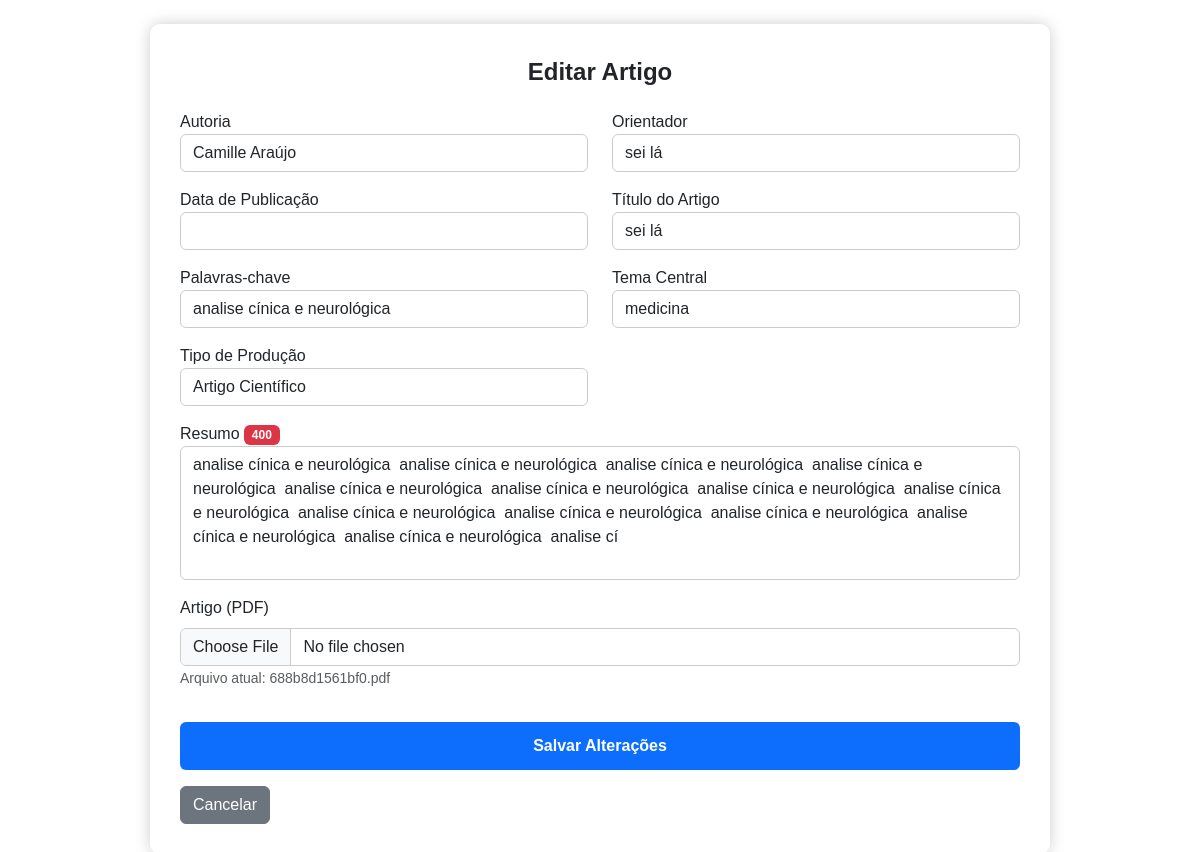
Screenshot of /editarArtigos.php?id=114 (signed in) with the database file from the repository.
### tables this page shows
CREATE TABLE `repositorio` (
  `Id_user` int NOT NULL,
  `Autoria` varchar(50) NOT NULL,
  `nomo_orientador` varchar(50) NOT NULL,
  `titulo_artigo` varchar(100) NOT NULL,
  `palavras_chaves` varchar(50) NOT NULL,
  `data_Publicação` date NOT NULL,
  `tema_central` varchar(50) NOT NULL,
  `tipoDeProdução` varchar(50) NOT NULL,
  `resumo` varchar(2000) NOT NULL,
  `path` varchar(100) NOT NULL,
  `data` timestamp NOT NULL DEFAULT CURRENT_TIMESTAMP
);

### editarArtigos.php (the view, shortened to what this page needs)
<?php
include 'novoconexao.php';
$id = intval($_GET['id']);
$sql = "SELECT * FROM repositorio WHERE id_user = $id";
$result = $conn->query($sql);
$artigo = $result->fetch_assoc();
?>
<!DOCTYPE html>
<html lang="pt-br">
<head>
  <link href="https://cdn.jsdelivr.net/npm/bootstrap@5.3.3/dist/css/bootstrap.min.css" rel="stylesheet" />
</head>
<body>
  <div class="form-bo">
    <form class="form-container" id="formArtigo" method="POST" enctype="multipart/form-data">
      <div class="form-title">Editar Artigo</div>
      <div class="row">
        <div class="col-md-6 mb-3">
          <label>Autoria</label>
          <input type="text" name="Autoria" class="form-control" value="<?php echo $artigo['Autoria']; ?>" required />
        </div>
        <div class="col-md-6 mb-3">
          <label>Orientador</label>
          <input type="text" name="orientador" class="form-control" value="<?php echo $artigo['nomo_orientador']; ?>" required />
        </div>
        <div class="col-md-6 mb-3">
          <label>Data de Publicação</label>
          <input type="number" name="data" class="form-control" value="<?php echo $artigo['data_Publicação']; ?>" required />
        </div>
        <div class="col-md-6 mb-3">
          <label>Título do Artigo</label>
          <input type="text" name="titulo" class="form-control" value="<?php echo $artigo['titulo_artigo']; ?>" required />
        </div>
        <div class="col-md-6 mb-3">
          <label>Palavras-chave</label>
          <input type="text" name="palavras_chaves" class="form-control" value="<?php echo $artigo['palavras_chaves']; ?>" required />
        </div>
        <div class="col-md-6 mb-3">
          <label>Tema Central</label>
          <input type="text" name="tema_central" class="form-control" value="<?php echo $artigo['tema_central']; ?>" required />
        </div>
        <div class="col-md-6 mb-3">
          <label>Tipo de Produção</label>
          <select class="form-control" name="tipo_producao" required>
            <option selected><?php echo $artigo['tipoDeProdução']; ?></option>
          </select>
        </div>
        <div class="col-md-12 mb-3">
          <label>Resumo</label>
          <span id="maximo" class="badge bg-danger">0</span>
          <textarea id="resumo" class="form-control" name="resumo" rows="5" maxlength="400" required><?php echo $artigo['resumo']; ?></textarea>
        </div>
        <div class="mb-3">
          <label for="artigo" class="form-label">Artigo (PDF)</label>
          <input class="form-control" type="file" id="artigo" name="arquivo" accept=".pdf" />
          <small class="text-muted">Arquivo atual: <?php echo basename($artigo['path']); ?></small>
        </div>
      </div>
      <button type="button" class="btn btn-submit mt-3" data-bs-toggle="modal" data-bs-target="#confirmarModal">Salvar Alterações</button>
      <a href="gerenciarArtigo.php" class="btn btn-secondary mt-3">Cancelar</a>
    </form>
  </div>
</body>
</html>

### editarArtigos.php (style rules this page uses)
.form-bo { min-height: 100vh; display: flex; justify-content: center; align-items: center; font-family: Arial, sans-serif; }
.form-container { background-color: #fff; padding: 30px; border-radius: 10px; box-shadow: 0 0 15px rgba(0, 0, 0, 0.2); width: 90%; max-width: 900px; }
.form-title { font-size: 24px; font-weight: bold; margin-bottom: 20px; text-align: center; }
.form-control { border: 1px solid #ccc; }
.btn-submit { background-color: #0d6efd; color: #fff; width: 100%; font-weight: bold; border: none; padding: 12px; }
textarea { resize: none; }

### rows the page displays
repositorio: Autoria "Camille Araújo", orientador "sei lá", titulo "sei lá", palavras_chaves "analise cínica e neurológica", tema_central "medicina", tipo_producao "Artigo Científico", resumo "analise cínica e neurológica analise cínica e neurológica analise cínica e neurológica analise cínica e neurológica analise cínica e neurológica analise cínica e neurológica analise cínica e neurológica analise cínica e neurológica analise cínica e neurológica analise cínica e neurológica analise cínica e neurológica analise cínica e neurológica analise cínica e neurológica analise cí", path "688b8d1561bf0.pdf"
